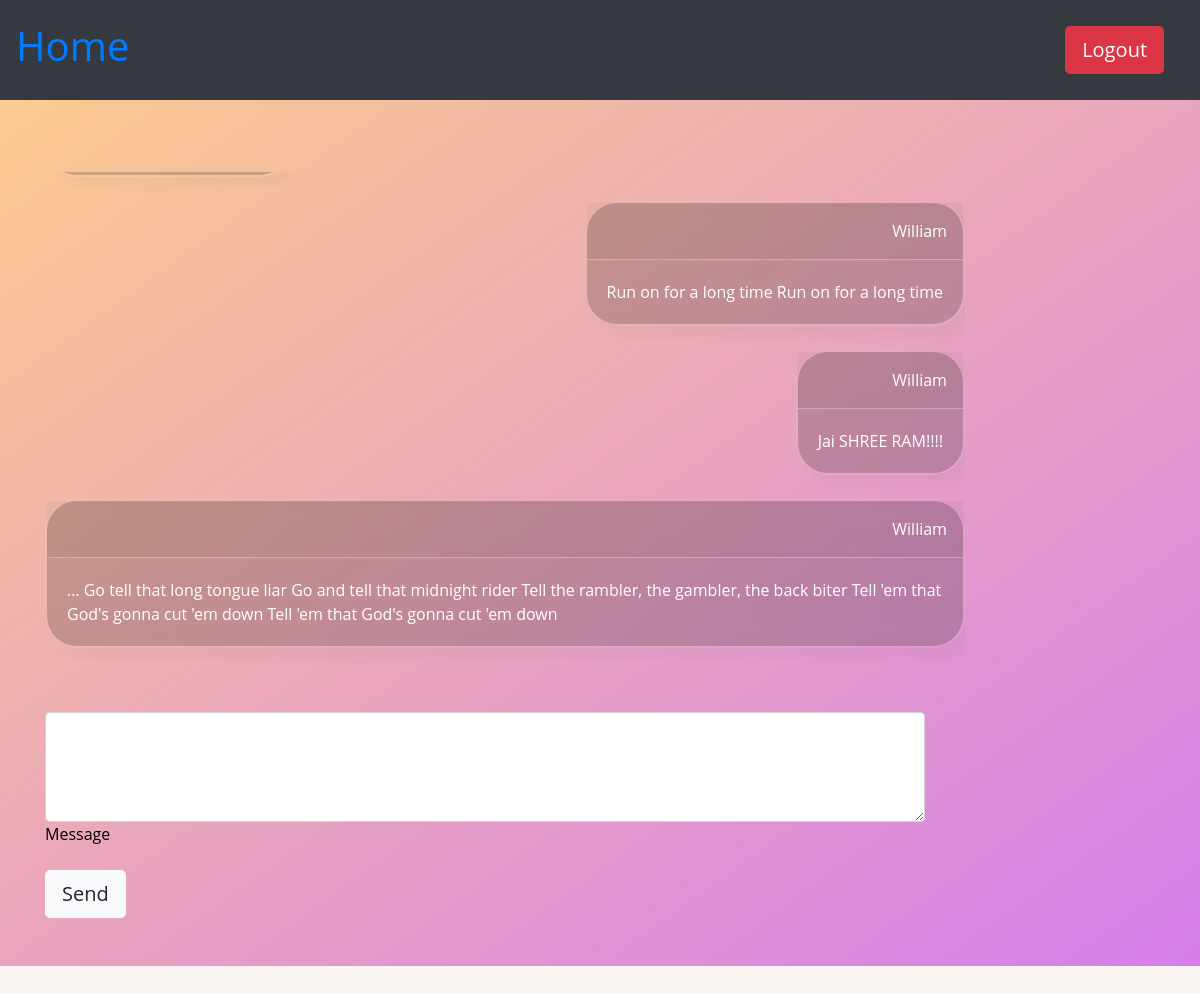
/room/CIA (signed in), run on an earlier commit of the app's database.
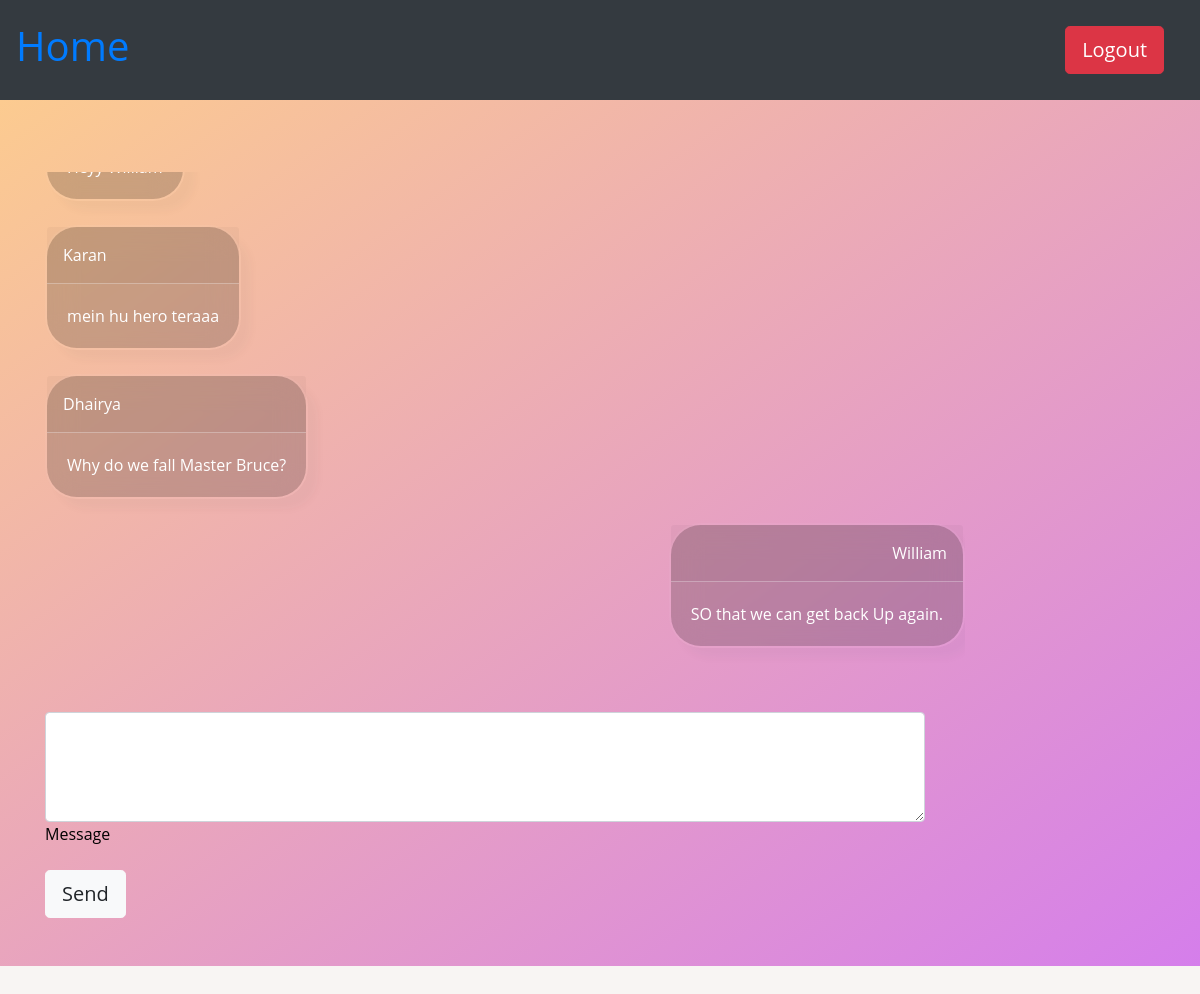
And on a later commit of the database.
### app/models.py (models this page shows, shortened)
class Message(models.Model):
    user = models.ForeignKey(User, on_delete=models.CASCADE, related_name="get_users_messages")
    room = models.ForeignKey(Room, on_delete=models.CASCADE, related_name="get_rooms_messages")
    message = models.TextField()
    timestamp = models.DateTimeField(auto_now_add=True)

class User(AbstractUser):
    joinedRooms = models.IntegerField(default=0)
    createdRooms = models.IntegerField(default=0)

### app/views.py (the view)
# urls.py: path('room/<str:room_name>', views.room, name='room'),
@login_required(login_url="login")
def room(request, room_name):
    if request.method == "POST":
        pass
    else:
        room = Room.objects.get(name=room_name)
        user_rooms = UserRooms.objects.filter(user=request.user)
        rooms = [x.room for x in user_rooms]
        print(rooms)
        if room not in rooms and room.admin != request.user:
            return HttpResponse("<h1>You are not in this room</h1>", status=403)
        messages = Message.objects.filter(room=room)
        return render(request, 'app/room.html', {
            'room': room,
            'messages': messages
        })

### app/models.py (called while the page is built)
    def __str__(self):
        return f"{self.name} created by {self.admin.username}"

### app/templates/app/room.html (shortened to what this page needs)
{% load static %}
<!DOCTYPE html>
<html lang="en">
    <head>
        <link rel="stylesheet" href="https://stackpath.bootstrapcdn.com/bootstrap/4.4.1/css/bootstrap.min.css">
        <link rel="stylesheet" href="https://cdn.jsdelivr.net/npm/bootstrap-icons@1.5.0/font/bootstrap-icons.css">
       <link rel="stylesheet" href="{% static 'app/room.css' %}">
    </head>
    <body>
        <nav class="navbar navbar-dark bg-dark navbar-expand-lg d-flex justify-content-between" style="display: block;">
               <a class="h1" href="{% url 'index' %}">Home</a>
               <a class="btn btn-danger btn-lg" href="{% url 'logout' %}" style="margin-right: 20px;">Logout</a>
        </nav>
        <section class="gradient-custom">
            <div class="container py-5">
              <div class="row">
                <div class="col-md-6 col-lg-7 col-xl-10" >
                  <ul class="list-unstyled text-white d-flex flex-column scrollable-container"  id="ul_cont">
                    {% for message in messages %}
                     {% if message.user == user %}
                    <li class="d-flex justify-content-between mb-4 float-right align-self-end">
                      <div class="card mask-custom">
                        <div class="card-header d-flex justify-content-between p-3"
                          style="border-bottom: 1px solid rgba(255,255,255,.3);">
                          <p class="fw-bold mb-0" style="align-self: right; margin-left: auto; margin-right: none;">{{message.user.username}}</p>
                        </div>
                        <div class="card-body">
                          <p class="mb-0">
                           {{message.message}}
                          </p>
                        </div>
                      </div>
                    </li>
                    {% else %}
                    <li class="d-flex justify-content-between mb-4 float-right">
                      <div class="card mask-custom">
                        <div class="card-header d-flex justify-content-between p-3"
                          style="border-bottom: 1px solid rgba(255,255,255,.3);">
                          <p class="fw-bold mb-0">{{message.user.username}}</p>
                        </div>
                        <div class="card-body">
                          <p class="mb-0">
                           {{message.message}}
                          </p>
                        </div>
                      </div>
                    </li>
                    {% endif %}
                     {% endfor %}
                  </ul>
                </div>
              </div>
              <div class="form-group form-white mt-4" style="max-width: 880px;">
                <textarea class="form-control" id="text-message" rows="4"></textarea>
                <label class="form-label" for="text-message">Message</label>
              </div>
            <button type="button" id="Send" class="btn btn-light btn-lg btn-rounded float-end">Send</button>
            </div>
          </section>
    </body>
</html>

What changed in the data, as far as the page shows it:
no longer on this page (row unchanged): Message: user.username "William", message "Run on for a long time Run on for a long time"
no longer on this page (row unchanged): Message: user.username "William", message "Jai SHREE RAM!!!!"
no longer on this page (row unchanged): Message: user.username "William", message "… Go tell that long tongue liar Go and tell that midnight rider Tell the rambler, the gambler, the back biter Tell 'em that God's gonna cut 'em down Tell 'em that God's gonna cut 'em down"
added Message: user.username "Karan", message "mein hu hero teraaa"
added Message: user.username "Dhairya", message "Why do we fall Master Bruce?"
added Message: user.username "William", message "SO that we can get back Up again."
